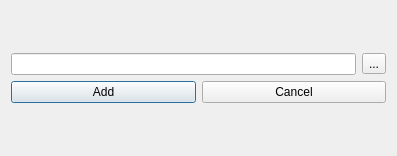
<?xml version="1.0" encoding="UTF-8"?>
<ui version="4.0">
 <class>AddCustomWidgetDialog</class>
 <widget class="QDialog" name="AddCustomWidgetDialog">
  <property name="geometry">
   <rect>
    <x>0</x>
    <y>0</y>
    <width>397</width>
    <height>156</height>
   </rect>
  </property>
  <property name="windowTitle">
   <string>Dialog</string>
  </property>
  <layout class="QGridLayout" name="gridLayout">
   <item row="0" column="0">
    <layout class="QVBoxLayout" name="verticalLayout">
     <item>
      <layout class="QHBoxLayout" name="horizontalLayout">
       <item>
        <widget class="QLineEdit" name="lineEdit">
         <property name="readOnly">
          <bool>true</bool>
         </property>
        </widget>
       </item>
       <item>
        <widget class="QToolButton" name="btnChooseFile">
         <property name="text">
          <string>...</string>
         </property>
        </widget>
       </item>
      </layout>
     </item>
     <item>
      <layout class="QHBoxLayout" name="horizontalLayout_2">
       <item>
        <widget class="QPushButton" name="btnAdd">
         <property name="text">
          <string>Add</string>
         </property>
        </widget>
       </item>
       <item>
        <widget class="QPushButton" name="btnCancel">
         <property name="text">
          <string>Cancel</string>
         </property>
        </widget>
       </item>
      </layout>
     </item>
    </layout>
   </item>
  </layout>
 </widget>
 <resources/>
 <connections/>
</ui>
